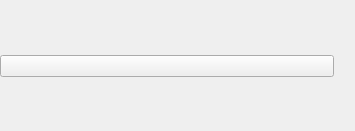
<?xml version="1.0" encoding="UTF-8"?>
<ui version="4.0">
 <class>MainForm</class>
 <widget class="QWidget" name="MainForm">
  <property name="geometry">
   <rect>
    <x>0</x>
    <y>0</y>
    <width>286</width>
    <height>131</height>
   </rect>
  </property>
  <property name="sizePolicy">
   <sizepolicy hsizetype="Fixed" vsizetype="Fixed">
    <horstretch>0</horstretch>
    <verstretch>0</verstretch>
   </sizepolicy>
  </property>
  <property name="windowTitle">
   <string>RTKLIB</string>
  </property>
  <property name="toolTip">
   <string/>
  </property>
  <layout class="QGridLayout" name="gridLayout">
   <property name="leftMargin">
    <number>0</number>
   </property>
   <property name="topMargin">
    <number>0</number>
   </property>
   <property name="rightMargin">
    <number>0</number>
   </property>
   <property name="bottomMargin">
    <number>0</number>
   </property>
   <item row="0" column="0">
    <widget class="QWidget" name="Panel1" native="true">
     <layout class="QGridLayout" name="gridLayout_2">
      <item row="0" column="1">
       <widget class="QPushButton" name="BtnConv">
        <property name="enabled">
         <bool>true</bool>
        </property>
        <property name="toolTip">
         <string>RTKCONV</string>
        </property>
        <property name="text">
         <string/>
        </property>
        <property name="icon">
         <iconset resource="../rtkconv_qt/rtkconv_qt.qrc">
          <normaloff>:/icons/rtk3.bmp</normaloff>:/icons/rtk3.bmp</iconset>
        </property>
        <property name="flat">
         <bool>true</bool>
        </property>
       </widget>
      </item>
      <item row="0" column="4">
       <widget class="QPushButton" name="BtnNtrip">
        <property name="enabled">
         <bool>true</bool>
        </property>
        <property name="toolTip">
         <string>NTRIP Browser</string>
        </property>
        <property name="text">
         <string/>
        </property>
        <property name="icon">
         <iconset resource="../rtkconv_qt/rtkconv_qt.qrc">
          <normaloff>:/icons/rtk7.bmp</normaloff>:/icons/rtk7.bmp</iconset>
        </property>
        <property name="flat">
         <bool>true</bool>
        </property>
       </widget>
      </item>
      <item row="0" column="3">
       <widget class="QPushButton" name="BtnPost">
        <property name="enabled">
         <bool>true</bool>
        </property>
        <property name="toolTip">
         <string>RTKPOST</string>
        </property>
        <property name="text">
         <string/>
        </property>
        <property name="icon">
         <iconset resource="../rtkconv_qt/rtkconv_qt.qrc">
          <normaloff>:/icons/rtk1.bmp</normaloff>:/icons/rtk1.bmp</iconset>
        </property>
        <property name="flat">
         <bool>true</bool>
        </property>
       </widget>
      </item>
      <item row="0" column="5">
       <widget class="QPushButton" name="BtnNavi">
        <property name="enabled">
         <bool>true</bool>
        </property>
        <property name="toolTip">
         <string>RTKNAVI</string>
        </property>
        <property name="text">
         <string/>
        </property>
        <property name="icon">
         <iconset resource="../rtkconv_qt/rtkconv_qt.qrc">
          <normaloff>:/icons/rtk5.bmp</normaloff>:/icons/rtk5.bmp</iconset>
        </property>
        <property name="flat">
         <bool>true</bool>
        </property>
       </widget>
      </item>
      <item row="0" column="0">
       <widget class="QPushButton" name="BtnPlot">
        <property name="enabled">
         <bool>true</bool>
        </property>
        <property name="toolTip">
         <string>RTKPLOT</string>
        </property>
        <property name="text">
         <string/>
        </property>
        <property name="icon">
         <iconset resource="../rtkconv_qt/rtkconv_qt.qrc">
          <normaloff>:/icons/rtk2.bmp</normaloff>:/icons/rtk2.bmp</iconset>
        </property>
        <property name="flat">
         <bool>true</bool>
        </property>
       </widget>
      </item>
      <item row="0" column="2">
       <widget class="QPushButton" name="BtnStr">
        <property name="enabled">
         <bool>true</bool>
        </property>
        <property name="toolTip">
         <string>STRSVR</string>
        </property>
        <property name="text">
         <string/>
        </property>
        <property name="icon">
         <iconset resource="../rtkconv_qt/rtkconv_qt.qrc">
          <normaloff>:/icons/rtk6.bmp</normaloff>:/icons/rtk6.bmp</iconset>
        </property>
        <property name="flat">
         <bool>true</bool>
        </property>
       </widget>
      </item>
      <item row="0" column="6">
       <widget class="QPushButton" name="BtnGet">
        <property name="enabled">
         <bool>true</bool>
        </property>
        <property name="toolTip">
         <string>RTKGET</string>
        </property>
        <property name="text">
         <string/>
        </property>
        <property name="icon">
         <iconset resource="../rtkconv_qt/rtkconv_qt.qrc">
          <normaloff>:/icons/rtk8.bmp</normaloff>:/icons/rtk8.bmp</iconset>
        </property>
        <property name="flat">
         <bool>true</bool>
        </property>
       </widget>
      </item>
     </layout>
    </widget>
   </item>
   <item row="1" column="6">
    <widget class="QPushButton" name="BtnTray">
     <property name="enabled">
      <bool>true</bool>
     </property>
     <property name="minimumSize">
      <size>
       <width>15</width>
       <height>15</height>
      </size>
     </property>
     <property name="maximumSize">
      <size>
       <width>15</width>
       <height>15</height>
      </size>
     </property>
     <property name="toolTip">
      <string>Task Tray</string>
     </property>
     <property name="text">
      <string/>
     </property>
     <property name="icon">
      <iconset resource="../rtkconv_qt/rtkconv_qt.qrc">
       <normaloff>:/buttons/sqr.bmp</normaloff>:/buttons/sqr.bmp</iconset>
     </property>
     <property name="flat">
      <bool>true</bool>
     </property>
    </widget>
   </item>
   <item row="1" column="0">
    <widget class="QPushButton" name="BtnOption">
     <property name="text">
      <string/>
     </property>
    </widget>
   </item>
   <item row="2" column="0">
    <widget class="QWidget" name="Panel2" native="true">
     <layout class="QHBoxLayout" name="horizontalLayout">
      <item>
       <widget class="QPushButton" name="BtnRtklib">
        <property name="toolTip">
         <string>RTKLIB APs</string>
        </property>
        <property name="text">
         <string/>
        </property>
        <property name="icon">
         <iconset resource="../rtkconv_qt/rtkconv_qt.qrc">
          <normaloff>:/icons/rtk9.bmp</normaloff>:/icons/rtk9.bmp</iconset>
        </property>
        <property name="flat">
         <bool>true</bool>
        </property>
       </widget>
      </item>
     </layout>
    </widget>
   </item>
  </layout>
 </widget>
 <resources>
  <include location="../rtkconv_qt/rtkconv_qt.qrc"/>
 </resources>
 <connections/>
</ui>
